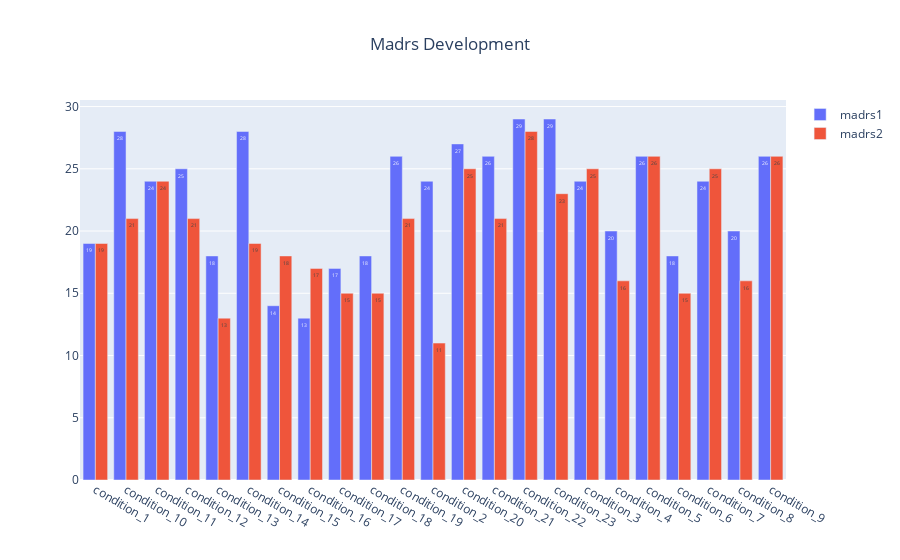

Notebook code cell kept with this figure:
### Code cell
fig=go.Figure()
fig.add_trace(go.Bar(
                    x=df_condition_mads['number'],
                    y=df_condition_mads['madrs1'],
    text=df_condition_mads['madrs1'],
    name='madrs1',
    textposition='inside'
))
fig.add_trace(go.Bar(
                    x=df_condition_mads['number'],
                    y=df_condition_mads['madrs2'],
    name='madrs2',
    text=df_condition_mads['madrs2'],
    textposition='inside'
))

fig.update_layout(title='Madrs Development',title_x=.5)


fig.show()

### Figure 1 — Plotly figure (JSON) as saved in the notebook; plotly's stock layout.template omitted (floating-point values rounded to 4 significant figures)
{"data": [{"name": "madrs1", "text": [19, 28, 24, 25, 18, 28, 14, 13, 17, 18, 26, 24, 27, 26, 29, 29, 24, 20, 26, 18, 24, 20, 26], "textposition": "inside", "type": "bar", "x": ["condition_1", "condition_10", "condition_11", "condition_12", "condition_13", "condition_14", "condition_15", "condition_16", "condition_17", "condition_18", "condition_19", "condition_2", "condition_20", "condition_21", "condition_22", "condition_23", "condition_3", "condition_4", "condition_5", "condition_6", "condition_7", "condition_8", "condition_9"], "y": [19, 28, 24, 25, 18, 28, 14, 13, 17, 18, 26, 24, 27, 26, 29, 29, 24, 20, 26, 18, 24, 20, 26]}, {"name": "madrs2", "text": [19, 21, 24, 21, 13, 19, 18, 17, 15, 15, 21, 11, 25, 21, 28, 23, 25, 16, 26, 15, 25, 16, 26], "textposition": "inside", "type": "bar", "x": ["condition_1", "condition_10", "condition_11", "condition_12", "condition_13", "condition_14", "condition_15", "condition_16", "condition_17", "condition_18", "condition_19", "condition_2", "condition_20", "condition_21", "condition_22", "condition_23", "condition_3", "condition_4", "condition_5", "condition_6", "condition_7", "condition_8", "condition_9"], "y": [19, 21, 24, 21, 13, 19, 18, 17, 15, 15, 21, 11, 25, 21, 28, 23, 25, 16, 26, 15, 25, 16, 26]}], "layout": {"title": {"text": "Madrs Development", "x": 0.5}}}
